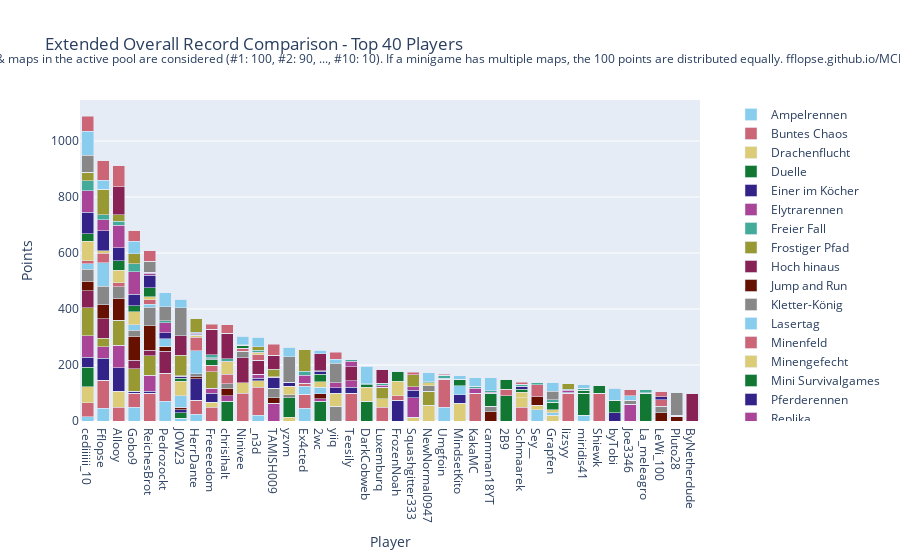

This figure's notebook cell:
### Code cell
import plotly.graph_objects as go

# Sum all columns to get the total score
outDf['Total'] = outDf.sum(axis=1)

# Sort by total score and fill N/A values with 0
outDf = outDf.sort_values(by='Total', ascending=False).fillna(0)

# Crop to top 10 players
cropDf = outDf.head(40).copy()

# Drop the 'Total' column for plotting
cropDf = cropDf.drop(columns=['Total'])

# Create a color palette
color_palette = px.colors.qualitative.Safe

# Create the stacked bar plot
fig = go.Figure()

for column in cropDf.columns.difference(['Player']):
    fig.add_trace(go.Bar(
        x=cropDf.index,
        y=cropDf[column],
        name=column,
        marker_color=color_palette[len(fig.data) % len(color_palette)]
    ))

# Update layout
fig.update_layout(
    barmode='stack',
    title='Extended Overall Record Comparison - Top 40 Players',
    xaxis=dict(title='Player'),
    yaxis=dict(title='Points'),
    #height=800,
    #width=1000,
    legend=dict(
        x=1.05,
        y=0.5,
        traceorder='normal',
        font=dict(size=12),
        bgcolor='rgba(255, 255, 255, 0)',
        bordercolor='rgba(0, 0, 0, 0)'
    ),
    margin=dict(r=200),  # Adjust right margin to make room for the legend
    annotations=[
        dict(
            x=0.5,
            y=1.1635,
            xref='paper',
            yref='paper',
            text='Max 100 points per minigame. Records #1 through #10 of games & maps in the active pool are considered (#1: 100, #2: 90, ..., #10: 10). If a minigame has multiple maps, the 100 points are distributed equally. fflopse.github.io/MCP-Records/data-analysis/global-ranking.ipynb',
            showarrow=False,
            font=dict(size=12),
            xanchor='center'
        )
    ]
)

fig.show()

# save the plot as an html file

fig.write_html('out/ext_overall_record_comparison.html')

### Figure 1 — Plotly figure (JSON) as saved in the notebook; plotly's stock layout.template omitted (floating-point values rounded to 4 significant figures)
{"data": [{"marker": {"color": "rgb(136, 204, 238)"}, "name": "Ampelrennen", "type": "bar", "x": ["cediiiiii_10", "Fflopse", "Allooy", "Gobo9", "ReichesBrot", "Pedrozockt", "JOW23", "HerrDante", "Freeeedom", "chrisihalt", "Ninivee", "_n3d", "TAMISH009", "yzvm", "Ex4cted", "2wc", "yiiq", "Teesily", "DarkCobweb", "Luxemburq", "FrozenNoah", "Squashgitter333", "NewNormal0947", "Umgfoin", "MindsetKito", "KakaMC", "camman18YT", "2B9", "Schmaarek", "Sey__", "Grapfen", "lizsyy", "miridis41", "Shiewk", "byTobi", "Joe3346", "La_meleagro", "LeWi_100", "Pluto28", "ByNetherdude"], "y": [15, 45, 0, 50, 0, 70, 10, 25, 0, 0, 0, 20, 0, 0, 45, 0, 0, 0, 0, 0, 0, 0, 0, 50, 0, 0, 0, 0, 0, 40, 0, 0, 20, 0, 0, 0, 0, 0, 0, 0]}, {"marker": {"color": "rgb(204, 102, 119)"}, "name": "Buntes Chaos", "type": "bar", "x": ["cediiiiii_10", "Fflopse", "Allooy", "Gobo9", "ReichesBrot", "Pedrozockt", "JOW23", "HerrDante", "Freeeedom", "chrisihalt", "Ninivee", "_n3d", "TAMISH009", "yzvm", "Ex4cted", "2wc", "yiiq", "Teesily", "DarkCobweb", "Luxemburq", "FrozenNoah", "Squashgitter333", "NewNormal0947", "Umgfoin", "MindsetKito", "KakaMC", "camman18YT", "2B9", "Schmaarek", "Sey__", "Grapfen", "lizsyy", "miridis41", "Shiewk", "byTobi", "Joe3346", "La_meleagro", "LeWi_100", "Pluto28", "ByNetherdude"], "y": [50, 100, 50, 50, 100, 100, 0, 50, 50, 0, 100, 100, 0, 0, 50, 0, 0, 100, 0, 50, 0, 0, 0, 100, 0, 100, 0, 0, 50, 0, 0, 100, 0, 100, 0, 0, 0, 0, 0, 0]}, {"marker": {"color": "rgb(221, 204, 119)"}, "name": "Drachenflucht", "type": "bar", "x": ["cediiiiii_10", "Fflopse", "Allooy", "Gobo9", "ReichesBrot", "Pedrozockt", "JOW23", "HerrDante", "Freeeedom", "chrisihalt", "Ninivee", "_n3d", "TAMISH009", "yzvm", "Ex4cted", "2wc", "yiiq", "Teesily", "DarkCobweb", "Luxemburq", "FrozenNoah", "Squashgitter333", "NewNormal0947", "Umgfoin", "MindsetKito", "KakaMC", "camman18YT", "2B9", "Schmaarek", "Sey__", "Grapfen", "lizsyy", "miridis41", "Shiewk", "byTobi", "Joe3346", "La_meleagro", "LeWi_100", "Pluto28", "ByNetherdude"], "y": [56.67, 0, 56.67, 0, 0, 0, 0, 0, 16.67, 0, 36.67, 23.33, 0, 13.33, 0, 0, 0, 0, 0, 30, 0, 13.33, 56.67, 0, 63.33, 0, 0, 0, 33.33, 16.67, 20, 0, 0, 0, 0, 0, 0, 0, 0, 0]}, {"marker": {"color": "rgb(17, 119, 51)"}, "name": "Duelle", "type": "bar", "x": ["cediiiiii_10", "Fflopse", "Allooy", "Gobo9", "ReichesBrot", "Pedrozockt", "JOW23", "HerrDante", "Freeeedom", "chrisihalt", "Ninivee", "_n3d", "TAMISH009", "yzvm", "Ex4cted", "2wc", "yiiq", "Teesily", "DarkCobweb", "Luxemburq", "FrozenNoah", "Squashgitter333", "NewNormal0947", "Umgfoin", "MindsetKito", "KakaMC", "camman18YT", "2B9", "Schmaarek", "Sey__", "Grapfen", "lizsyy", "miridis41", "Shiewk", "byTobi", "Joe3346", "La_meleagro", "LeWi_100", "Pluto28", "ByNetherdude"], "y": [70, 0, 0, 0, 0, 0, 20, 0, 0, 70, 0, 0, 0, 70, 0, 70, 0, 0, 70, 0, 0, 0, 0, 0, 0, 0, 0, 90, 0, 0, 0, 0, 80, 0, 0, 0, 100, 0, 0, 0]}, {"marker": {"color": "rgb(51, 34, 136)"}, "name": "Einer im Köcher", "type": "bar", "x": ["cediiiiii_10", "Fflopse", "Allooy", "Gobo9", "ReichesBrot", "Pedrozockt", "JOW23", "HerrDante", "Freeeedom", "chrisihalt", "Ninivee", "_n3d", "TAMISH009", "yzvm", "Ex4cted", "2wc", "yiiq", "Teesily", "DarkCobweb", "Luxemburq", "FrozenNoah", "Squashgitter333", "NewNormal0947", "Umgfoin", "MindsetKito", "KakaMC", "camman18YT", "2B9", "Schmaarek", "Sey__", "Grapfen", "lizsyy", "miridis41", "Shiewk", "byTobi", "Joe3346", "La_meleagro", "LeWi_100", "Pluto28", "ByNetherdude"], "y": [36.67, 80, 83.33, 6.667, 6.667, 0, 10, 76.67, 33.33, 0, 0, 10, 0, 0, 0, 0, 0, 20, 0, 0, 73.33, 0, 0, 0, 30, 0, 0, 0, 0, 0, 0, 0, 0, 0, 30, 0, 0, 0, 0, 0]}, {"marker": {"color": "rgb(170, 68, 153)"}, "name": "Elytrarennen", "type": "bar", "x": ["cediiiiii_10", "Fflopse", "Allooy", "Gobo9", "ReichesBrot", "Pedrozockt", "JOW23", "HerrDante", "Freeeedom", "chrisihalt", "Ninivee", "_n3d", "TAMISH009", "yzvm", "Ex4cted", "2wc", "yiiq", "Teesily", "DarkCobweb", "Luxemburq", "FrozenNoah", "Squashgitter333", "NewNormal0947", "Umgfoin", "MindsetKito", "KakaMC", "camman18YT", "2B9", "Schmaarek", "Sey__", "Grapfen", "lizsyy", "miridis41", "Shiewk", "byTobi", "Joe3346", "La_meleagro", "LeWi_100", "Pluto28", "ByNetherdude"], "y": [76.67, 40, 80, 0, 56.67, 0, 0, 0, 16.67, 20, 0, 13.33, 63.33, 0, 0, 10, 0, 23.33, 0, 0, 0, 70, 0, 0, 0, 0, 0, 0, 0, 0, 0, 0, 0, 0, 0, 60, 0, 0, 0, 0]}, {"marker": {"color": "rgb(68, 170, 153)"}, "name": "Freier Fall", "type": "bar", "x": ["cediiiiii_10", "Fflopse", "Allooy", "Gobo9", "ReichesBrot", "Pedrozockt", "JOW23", "HerrDante", "Freeeedom", "chrisihalt", "Ninivee", "_n3d", "TAMISH009", "yzvm", "Ex4cted", "2wc", "yiiq", "Teesily", "DarkCobweb", "Luxemburq", "FrozenNoah", "Squashgitter333", "NewNormal0947", "Umgfoin", "MindsetKito", "KakaMC", "camman18YT", "2B9", "Schmaarek", "Sey__", "Grapfen", "lizsyy", "miridis41", "Shiewk", "byTobi", "Joe3346", "La_meleagro", "LeWi_100", "Pluto28", "ByNetherdude"], "y": [0, 0, 0, 0, 0, 0, 0, 0, 0, 0, 0, 0, 0, 0, 0, 0, 0, 0, 0, 0, 0, 0, 0, 0, 0, 0, 0, 0, 0, 0, 0, 0, 0, 0, 0, 0, 0, 0, 0, 0]}, {"marker": {"color": "rgb(153, 153, 51)"}, "name": "Frostiger Pfad", "type": "bar", "x": ["cediiiiii_10", "Fflopse", "Allooy", "Gobo9", "ReichesBrot", "Pedrozockt", "JOW23", "HerrDante", "Freeeedom", "chrisihalt", "Ninivee", "_n3d", "TAMISH009", "yzvm", "Ex4cted", "2wc", "yiiq", "Teesily", "DarkCobweb", "Luxemburq", "FrozenNoah", "Squashgitter333", "NewNormal0947", "Umgfoin", "MindsetKito", "KakaMC", "camman18YT", "2B9", "Schmaarek", "Sey__", "Grapfen", "lizsyy", "miridis41", "Shiewk", "byTobi", "Joe3346", "La_meleagro", "LeWi_100", "Pluto28", "ByNetherdude"], "y": [100, 30, 90, 80, 70, 0, 0, 0, 60, 0, 0, 0, 0, 0, 0, 0, 0, 0, 0, 40, 0, 0, 50, 0, 0, 0, 0, 0, 0, 0, 0, 0, 0, 0, 0, 0, 0, 0, 0, 0]}, {"marker": {"color": "rgb(136, 34, 85)"}, "name": "Hoch hinaus", "type": "bar", "x": ["cediiiiii_10", "Fflopse", "Allooy", "Gobo9", "ReichesBrot", "Pedrozockt", "JOW23", "HerrDante", "Freeeedom", "chrisihalt", "Ninivee", "_n3d", "TAMISH009", "yzvm", "Ex4cted", "2wc", "yiiq", "Teesily", "DarkCobweb", "Luxemburq", "FrozenNoah", "Squashgitter333", "NewNormal0947", "Umgfoin", "MindsetKito", "KakaMC", "camman18YT", "2B9", "Schmaarek", "Sey__", "Grapfen", "lizsyy", "miridis41", "Shiewk", "byTobi", "Joe3346", "La_meleagro", "LeWi_100", "Pluto28", "ByNetherdude"], "y": [60, 70, 0, 30, 20, 80, 0, 0, 0, 0, 90, 50, 0, 0, 0, 0, 0, 50, 0, 0, 0, 0, 0, 0, 0, 0, 0, 0, 0, 0, 0, 0, 0, 0, 0, 0, 0, 0, 0, 100]}, {"marker": {"color": "rgb(102, 17, 0)"}, "name": "Jump and Run", "type": "bar", "x": ["cediiiiii_10", "Fflopse", "Allooy", "Gobo9", "ReichesBrot", "Pedrozockt", "JOW23", "HerrDante", "Freeeedom", "chrisihalt", "Ninivee", "_n3d", "TAMISH009", "yzvm", "Ex4cted", "2wc", "yiiq", "Teesily", "DarkCobweb", "Luxemburq", "FrozenNoah", "Squashgitter333", "NewNormal0947", "Umgfoin", "MindsetKito", "KakaMC", "camman18YT", "2B9", "Schmaarek", "Sey__", "Grapfen", "lizsyy", "miridis41", "Shiewk", "byTobi", "Joe3346", "La_meleagro", "LeWi_100", "Pluto28", "ByNetherdude"], "y": [33.33, 50, 76.67, 86.67, 86.67, 16.67, 10, 6.667, 0, 26.67, 0, 0, 20, 0, 0, 16.67, 0, 0, 0, 0, 0, 0, 0, 0, 0, 0, 33.33, 0, 0, 30, 0, 0, 0, 0, 0, 0, 0, 30, 16.67, 0]}, {"marker": {"color": "rgb(136, 136, 136)"}, "name": "Kletter-König", "type": "bar", "x": ["cediiiiii_10", "Fflopse", "Allooy", "Gobo9", "ReichesBrot", "Pedrozockt", "JOW23", "HerrDante", "Freeeedom", "chrisihalt", "Ninivee", "_n3d", "TAMISH009", "yzvm", "Ex4cted", "2wc", "yiiq", "Teesily", "DarkCobweb", "Luxemburq", "FrozenNoah", "Squashgitter333", "NewNormal0947", "Umgfoin", "MindsetKito", "KakaMC", "camman18YT", "2B9", "Schmaarek", "Sey__", "Grapfen", "lizsyy", "miridis41", "Shiewk", "byTobi", "Joe3346", "La_meleagro", "LeWi_100", "Pluto28", "ByNetherdude"], "y": [43.33, 66.67, 43.33, 20, 66.67, 0, 0, 10, 0, 16.67, 23.33, 0, 33.33, 10, 0, 0, 53.33, 0, 0, 0, 0, 0, 20, 0, 0, 0, 20, 0, 0, 0, 0, 0, 0, 0, 0, 13.33, 0, 23.33, 0, 0]}, {"marker": {"color": "rgb(136, 204, 238)"}, "name": "Lasertag", "type": "bar", "x": ["cediiiiii_10", "Fflopse", "Allooy", "Gobo9", "ReichesBrot", "Pedrozockt", "JOW23", "HerrDante", "Freeeedom", "chrisihalt", "Ninivee", "_n3d", "TAMISH009", "yzvm", "Ex4cted", "2wc", "yiiq", "Teesily", "DarkCobweb", "Luxemburq", "FrozenNoah", "Squashgitter333", "NewNormal0947", "Umgfoin", "MindsetKito", "KakaMC", "camman18YT", "2B9", "Schmaarek", "Sey__", "Grapfen", "lizsyy", "miridis41", "Shiewk", "byTobi", "Joe3346", "La_meleagro", "LeWi_100", "Pluto28", "ByNetherdude"], "y": [20, 83.33, 0, 20, 10, 26.67, 40, 83.33, 0, 0, 0, 0, 0, 0, 30, 23.33, 0, 0, 0, 0, 0, 0, 0, 0, 33.33, 0, 0, 0, 0, 0, 10, 0, 0, 0, 0, 0, 0, 0, 0, 0]}, {"marker": {"color": "rgb(204, 102, 119)"}, "name": "Minenfeld", "type": "bar", "x": ["cediiiiii_10", "Fflopse", "Allooy", "Gobo9", "ReichesBrot", "Pedrozockt", "JOW23", "HerrDante", "Freeeedom", "chrisihalt", "Ninivee", "_n3d", "TAMISH009", "yzvm", "Ex4cted", "2wc", "yiiq", "Teesily", "DarkCobweb", "Luxemburq", "FrozenNoah", "Squashgitter333", "NewNormal0947", "Umgfoin", "MindsetKito", "KakaMC", "camman18YT", "2B9", "Schmaarek", "Sey__", "Grapfen", "lizsyy", "miridis41", "Shiewk", "byTobi", "Joe3346", "La_meleagro", "LeWi_100", "Pluto28", "ByNetherdude"], "y": [10, 33.33, 13.33, 0, 16.67, 0, 0, 46.67, 23.33, 33.33, 10, 20, 0, 0, 10, 0, 0, 0, 0, 0, 16.67, 0, 0, 0, 0, 0, 0, 23.33, 0, 43.33, 0, 0, 0, 0, 0, 0, 0, 23.33, 0, 0]}, {"marker": {"color": "rgb(221, 204, 119)"}, "name": "Minengefecht", "type": "bar", "x": ["cediiiiii_10", "Fflopse", "Allooy", "Gobo9", "ReichesBrot", "Pedrozockt", "JOW23", "HerrDante", "Freeeedom", "chrisihalt", "Ninivee", "_n3d", "TAMISH009", "yzvm", "Ex4cted", "2wc", "yiiq", "Teesily", "DarkCobweb", "Luxemburq", "FrozenNoah", "Squashgitter333", "NewNormal0947", "Umgfoin", "MindsetKito", "KakaMC", "camman18YT", "2B9", "Schmaarek", "Sey__", "Grapfen", "lizsyy", "miridis41", "Shiewk", "byTobi", "Joe3346", "La_meleagro", "LeWi_100", "Pluto28", "ByNetherdude"], "y": [70, 10, 45, 47.5, 10, 0, 52.5, 7.5, 0, 45, 0, 7.5, 0, 30, 0, 20, 45, 0, 50, 0, 52.5, 0, 10, 0, 0, 0, 0, 0, 20, 0, 10, 0, 0, 0, 0, 0, 0, 0, 0, 0]}, {"marker": {"color": "rgb(17, 119, 51)"}, "name": "Mini Survivalgames", "type": "bar", "x": ["cediiiiii_10", "Fflopse", "Allooy", "Gobo9", "ReichesBrot", "Pedrozockt", "JOW23", "HerrDante", "Freeeedom", "chrisihalt", "Ninivee", "_n3d", "TAMISH009", "yzvm", "Ex4cted", "2wc", "yiiq", "Teesily", "DarkCobweb", "Luxemburq", "FrozenNoah", "Squashgitter333", "NewNormal0947", "Umgfoin", "MindsetKito", "KakaMC", "camman18YT", "2B9", "Schmaarek", "Sey__", "Grapfen", "lizsyy", "miridis41", "Shiewk", "byTobi", "Joe3346", "La_meleagro", "LeWi_100", "Pluto28", "ByNetherdude"], "y": [26.67, 0, 33.33, 20, 33.33, 0, 10, 0, 20, 0, 10, 0, 0, 0, 0, 26.67, 0, 0, 10, 0, 33.33, 0, 0, 0, 20, 0, 46.67, 33.33, 10, 0, 26.67, 0, 10, 26.67, 43.33, 0, 0, 0, 0, 0]}, {"marker": {"color": "rgb(51, 34, 136)"}, "name": "Pferderennen", "type": "bar", "x": ["cediiiiii_10", "Fflopse", "Allooy", "Gobo9", "ReichesBrot", "Pedrozockt", "JOW23", "HerrDante", "Freeeedom", "chrisihalt", "Ninivee", "_n3d", "TAMISH009", "yzvm", "Ex4cted", "2wc", "yiiq", "Teesily", "DarkCobweb", "Luxemburq", "FrozenNoah", "Squashgitter333", "NewNormal0947", "Umgfoin", "MindsetKito", "KakaMC", "camman18YT", "2B9", "Schmaarek", "Sey__", "Grapfen", "lizsyy", "miridis41", "Shiewk", "byTobi", "Joe3346", "La_meleagro", "LeWi_100", "Pluto28", "ByNetherdude"], "y": [76.67, 71.67, 46.67, 41.67, 43.33, 21.67, 5, 3.333, 3.333, 0, 0, 0, 38.33, 13.33, 0, 11.67, 20, 0, 0, 0, 0, 26.67, 0, 3.333, 0, 0, 0, 0, 10, 0, 0, 3.333, 0, 0, 0, 0, 0, 10, 0, 0]}, {"marker": {"color": "rgb(170, 68, 153)"}, "name": "Replika", "type": "bar", "x": ["cediiiiii_10", "Fflopse", "Allooy", "Gobo9", "ReichesBrot", "Pedrozockt", "JOW23", "HerrDante", "Freeeedom", "chrisihalt", "Ninivee", "_n3d", "TAMISH009", "yzvm", "Ex4cted", "2wc", "yiiq", "Teesily", "DarkCobweb", "Luxemburq", "FrozenNoah", "Squashgitter333", "NewNormal0947", "Umgfoin", "MindsetKito", "KakaMC", "camman18YT", "2B9", "Schmaarek", "Sey__", "Grapfen", "lizsyy", "miridis41", "Shiewk", "byTobi", "Joe3346", "La_meleagro", "LeWi_100", "Pluto28", "ByNetherdude"], "y": [77.09, 38.64, 80.58, 80.19, 8.155, 35.63, 2.524, 3.398, 2.816, 2.33, 0, 2.039, 0.4854, 0, 29.22, 0.9709, 18.06, 20.29, 0.1942, 8.544, 0, 11.55, 0, 0, 0, 17.09, 2.524, 0, 0, 0, 0.1942, 6.99, 0, 0, 0, 0, 0.7767, 0.1942, 1.262, 0]}, {"marker": {"color": "rgb(68, 170, 153)"}, "name": "Sammelwahn", "type": "bar", "x": ["cediiiiii_10", "Fflopse", "Allooy", "Gobo9", "ReichesBrot", "Pedrozockt", "JOW23", "HerrDante", "Freeeedom", "chrisihalt", "Ninivee", "_n3d", "TAMISH009", "yzvm", "Ex4cted", "2wc", "yiiq", "Teesily", "DarkCobweb", "Luxemburq", "FrozenNoah", "Squashgitter333", "NewNormal0947", "Umgfoin", "MindsetKito", "KakaMC", "camman18YT", "2B9", "Schmaarek", "Sey__", "Grapfen", "lizsyy", "miridis41", "Shiewk", "byTobi", "Joe3346", "La_meleagro", "LeWi_100", "Pluto28", "ByNetherdude"], "y": [36.43, 18.33, 14.29, 28.81, 2.381, 8.333, 0.9524, 5.238, 10.71, 8.571, 3.095, 5.714, 2.143, 2.619, 14.29, 0.4762, 0, 5.952, 2.857, 6.905, 2.381, 1.19, 3.095, 10.24, 2.143, 7.857, 5.476, 2.381, 7.619, 6.905, 9.524, 3.333, 6.667, 0, 1.19, 0, 10, 0, 2.143, 0]}, {"marker": {"color": "rgb(153, 153, 51)"}, "name": "Schießstand", "type": "bar", "x": ["cediiiiii_10", "Fflopse", "Allooy", "Gobo9", "ReichesBrot", "Pedrozockt", "JOW23", "HerrDante", "Freeeedom", "chrisihalt", "Ninivee", "_n3d", "TAMISH009", "yzvm", "Ex4cted", "2wc", "yiiq", "Teesily", "DarkCobweb", "Luxemburq", "FrozenNoah", "Squashgitter333", "NewNormal0947", "Umgfoin", "MindsetKito", "KakaMC", "camman18YT", "2B9", "Schmaarek", "Sey__", "Grapfen", "lizsyy", "miridis41", "Shiewk", "byTobi", "Joe3346", "La_meleagro", "LeWi_100", "Pluto28", "ByNetherdude"], "y": [30, 90, 23.33, 36.67, 0, 0, 73.33, 50, 0, 0, 0, 13.33, 26.67, 0, 76.67, 0, 0, 0, 0, 0, 0, 43.33, 0, 0, 0, 0, 0, 0, 0, 0, 0, 20, 0, 0, 0, 0, 0, 0, 0, 0]}, {"marker": {"color": "rgb(136, 34, 85)"}, "name": "Spleef", "type": "bar", "x": ["cediiiiii_10", "Fflopse", "Allooy", "Gobo9", "ReichesBrot", "Pedrozockt", "JOW23", "HerrDante", "Freeeedom", "chrisihalt", "Ninivee", "_n3d", "TAMISH009", "yzvm", "Ex4cted", "2wc", "yiiq", "Teesily", "DarkCobweb", "Luxemburq", "FrozenNoah", "Squashgitter333", "NewNormal0947", "Umgfoin", "MindsetKito", "KakaMC", "camman18YT", "2B9", "Schmaarek", "Sey__", "Grapfen", "lizsyy", "miridis41", "Shiewk", "byTobi", "Joe3346", "La_meleagro", "LeWi_100", "Pluto28", "ByNetherdude"], "y": [0, 0, 100, 0, 0, 0, 70, 0, 90, 90, 0, 0, 50, 0, 0, 60, 0, 0, 0, 50, 0, 0, 0, 0, 0, 0, 0, 0, 0, 0, 0, 0, 0, 0, 0, 0, 0, 0, 0, 0]}, {"marker": {"color": "rgb(102, 17, 0)"}, "name": "Todeswürfel", "type": "bar", "x": ["cediiiiii_10", "Fflopse", "Allooy", "Gobo9", "ReichesBrot", "Pedrozockt", "JOW23", "HerrDante", "Freeeedom", "chrisihalt", "Ninivee", "_n3d", "TAMISH009", "yzvm", "Ex4cted", "2wc", "yiiq", "Teesily", "DarkCobweb", "Luxemburq", "FrozenNoah", "Squashgitter333", "NewNormal0947", "Umgfoin", "MindsetKito", "KakaMC", "camman18YT", "2B9", "Schmaarek", "Sey__", "Grapfen", "lizsyy", "miridis41", "Shiewk", "byTobi", "Joe3346", "La_meleagro", "LeWi_100", "Pluto28", "ByNetherdude"], "y": [0, 0, 0, 0, 0, 0, 0, 0, 0, 0, 0, 0, 0, 0, 0, 0, 0, 0, 0, 0, 0, 0, 0, 0, 0, 0, 0, 0, 0, 0, 0, 0, 0, 0, 0, 0, 0, 0, 0, 0]}, {"marker": {"color": "rgb(136, 136, 136)"}, "name": "Waffenfolge", "type": "bar", "x": ["cediiiiii_10", "Fflopse", "Allooy", "Gobo9", "ReichesBrot", "Pedrozockt", "JOW23", "HerrDante", "Freeeedom", "chrisihalt", "Ninivee", "_n3d", "TAMISH009", "yzvm", "Ex4cted", "2wc", "yiiq", "Teesily", "DarkCobweb", "Luxemburq", "FrozenNoah", "Squashgitter333", "NewNormal0947", "Umgfoin", "MindsetKito", "KakaMC", "camman18YT", "2B9", "Schmaarek", "Sey__", "Grapfen", "lizsyy", "miridis41", "Shiewk", "byTobi", "Joe3346", "La_meleagro", "LeWi_100", "Pluto28", "ByNetherdude"], "y": [60, 0, 0, 0, 40, 50, 100, 0, 0, 0, 0, 0, 0, 90, 0, 0, 70, 0, 0, 0, 0, 0, 0, 0, 0, 0, 0, 0, 0, 0, 30, 0, 0, 0, 0, 0, 0, 0, 80, 0]}, {"marker": {"color": "rgb(136, 204, 238)"}, "name": "Walls", "type": "bar", "x": ["cediiiiii_10", "Fflopse", "Allooy", "Gobo9", "ReichesBrot", "Pedrozockt", "JOW23", "HerrDante", "Freeeedom", "chrisihalt", "Ninivee", "_n3d", "TAMISH009", "yzvm", "Ex4cted", "2wc", "yiiq", "Teesily", "DarkCobweb", "Luxemburq", "FrozenNoah", "Squashgitter333", "NewNormal0947", "Umgfoin", "MindsetKito", "KakaMC", "camman18YT", "2B9", "Schmaarek", "Sey__", "Grapfen", "lizsyy", "miridis41", "Shiewk", "byTobi", "Joe3346", "La_meleagro", "LeWi_100", "Pluto28", "ByNetherdude"], "y": [86.67, 33.33, 0, 43.33, 0, 50, 30, 0, 0, 0, 30, 33.33, 0, 33.33, 0, 13.33, 13.33, 0, 63.33, 0, 0, 0, 33.33, 0, 13.33, 30, 46.67, 0, 0, 0, 30, 0, 13.33, 0, 43.33, 16.67, 0, 0, 0, 0]}, {"marker": {"color": "rgb(204, 102, 119)"}, "name": "Wettrennen", "type": "bar", "x": ["cediiiiii_10", "Fflopse", "Allooy", "Gobo9", "ReichesBrot", "Pedrozockt", "JOW23", "HerrDante", "Freeeedom", "chrisihalt", "Ninivee", "_n3d", "TAMISH009", "yzvm", "Ex4cted", "2wc", "yiiq", "Teesily", "DarkCobweb", "Luxemburq", "FrozenNoah", "Squashgitter333", "NewNormal0947", "Umgfoin", "MindsetKito", "KakaMC", "camman18YT", "2B9", "Schmaarek", "Sey__", "Grapfen", "lizsyy", "miridis41", "Shiewk", "byTobi", "Joe3346", "La_meleagro", "LeWi_100", "Pluto28", "ByNetherdude"], "y": [54, 70, 76, 38, 38, 0, 0, 0, 18, 32, 0, 0, 40, 0, 0, 0, 26, 0, 0, 0, 0, 8, 0, 4, 0, 0, 0, 0, 8, 0, 0, 0, 0, 0, 0, 22, 0, 18, 0, 0]}], "layout": {"annotations": [{"font": {"size": 12}, "showarrow": false, "text": "Max 100 points per minigame. Records #1 through #10 of games & maps in the active pool are considered (#1: 100, #2: 90, ..., #10: 10). If a minigame has multiple maps, the 100 points are distributed equally. fflopse.github.io/MCP-Records/data-analysis/global-ranking.ipynb", "x": 0.5, "xanchor": "center", "xref": "paper", "y": 1.163, "yref": "paper"}], "barmode": "stack", "legend": {"bgcolor": "rgba(255, 255, 255, 0)", "bordercolor": "rgba(0, 0, 0, 0)", "font": {"size": 12}, "traceorder": "normal", "x": 1.05, "y": 0.5}, "margin": {"r": 200}, "title": {"text": "Extended Overall Record Comparison - Top 40 Players"}, "xaxis": {"title": {"text": "Player"}}, "yaxis": {"title": {"text": "Points"}}}}
